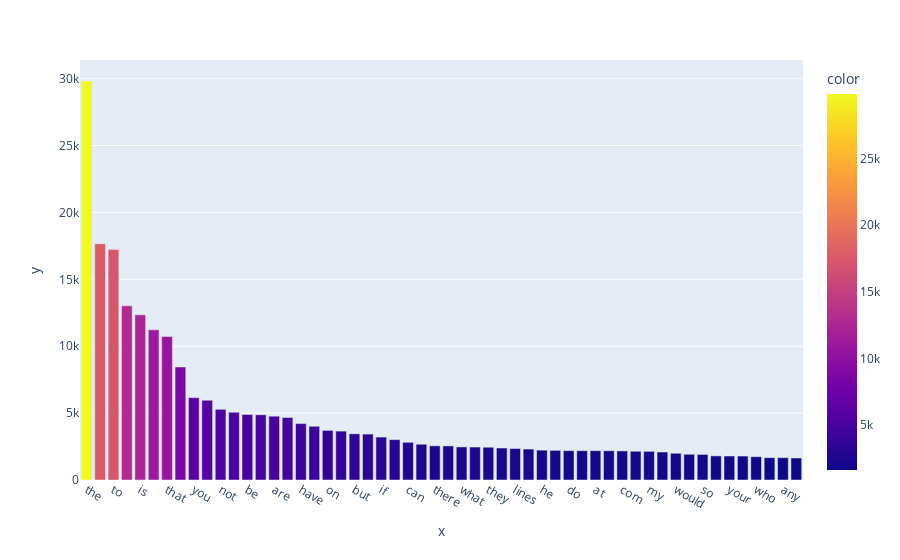

Notebook code for this chart:
### Markdown cell above
### >>> **Exercise 15 (take home):** 
Additionally, you can attempt to sort the terms on the `x-axis` by frequency instead of in alphabetical order. This way the visualization is more meaninfgul and you will be able to observe the so called [long tail](https://en.wikipedia.org/wiki/Long_tail) (get familiar with this term since it will appear a lot in data mining and other statistics courses). see picture below

![alt txt](https://upload.wikimedia.org/wikipedia/commons/thumb/8/8a/Long_tail.svg/1000px-Long_tail.svg.png)

### Code cell
# Answer here
# sort the term frequencies in descending order
sort_indices = np.argsort(term_frequencies_lim)[::-1]
count_vec_lim_sorted = count_vec_lim[sort_indices]
term_frequencies_lim_sorted = term_frequencies_lim[sort_indices]

fig = px.bar(x=count_vec_lim_sorted, y=term_frequencies_lim_sorted, color=term_frequencies_lim_sorted)
fig.show()

### Figure 1 — Plotly figure (JSON) as saved in the notebook; plotly's stock layout.template omitted (floating-point values rounded to 4 significant figures)
{"data": [{"alignmentgroup": "True", "hovertemplate": "x=%{x}<br>y=%{y}<br>color=%{marker.color}<extra></extra>", "legendgroup": "", "marker": {"color": [29825, 17660, 17222, 13017, 12343, 11226, 10723, 8447, 6157, 5962, 5285, 5063, 4898, 4877, 4769, 4675, 4218, 4015, 3709, 3655, 3453, 3432, 3208, 3020, 2818, 2674, 2556, 2548, 2472, 2464, 2448, 2393, 2353, 2312, 2232, 2216, 2193, 2192, 2191, 2186, 2172, 2148, 2143, 2093, 2000, 1925, 1912, 1802, 1793, 1791, 1742, 1671, 1669, 1645], "coloraxis": "coloraxis", "pattern": {"shape": ""}}, "name": "", "offsetgroup": "", "orientation": "v", "showlegend": false, "textposition": "auto", "type": "bar", "x": ["the", "of", "to", "and", "is", "in", "that", "it", "you", "for", "not", "this", "be", "from", "are", "edu", "have", "as", "on", "with", "but", "or", "if", "was", "can", "we", "there", "by", "what", "subject", "they", "an", "lines", "one", "he", "god", "do", "organization", "at", "re", "com", "about", "my", "all", "would", "will", "so", "some", "your", "no", "who", "has", "any", "writes"], "xaxis": "x", "y": [29825, 17660, 17222, 13017, 12343, 11226, 10723, 8447, 6157, 5962, 5285, 5063, 4898, 4877, 4769, 4675, 4218, 4015, 3709, 3655, 3453, 3432, 3208, 3020, 2818, 2674, 2556, 2548, 2472, 2464, 2448, 2393, 2353, 2312, 2232, 2216, 2193, 2192, 2191, 2186, 2172, 2148, 2143, 2093, 2000, 1925, 1912, 1802, 1793, 1791, 1742, 1671, 1669, 1645], "yaxis": "y"}], "layout": {"barmode": "relative", "coloraxis": {"colorbar": {"title": {"text": "color"}}, "colorscale": [[0, "#0d0887"], [0.1111, "#46039f"], [0.2222, "#7201a8"], [0.3333, "#9c179e"], [0.4444, "#bd3786"], [0.5556, "#d8576b"], [0.6667, "#ed7953"], [0.7778, "#fb9f3a"], [0.8889, "#fdca26"], [1, "#f0f921"]]}, "legend": {"tracegroupgap": 0}, "margin": {"t": 60}, "xaxis": {"anchor": "y", "domain": [0, 1], "title": {"text": "x"}}, "yaxis": {"anchor": "x", "domain": [0, 1], "title": {"text": "y"}}}}
